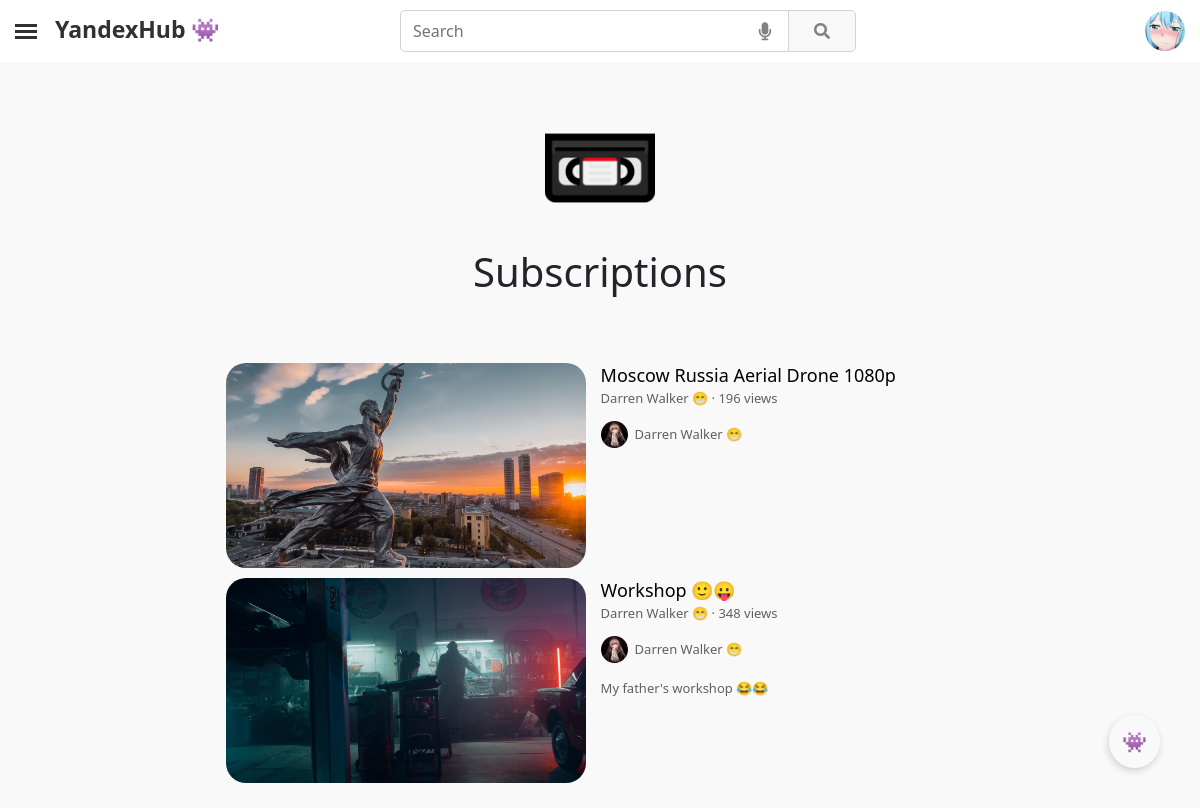
/subscriptions/ (signed in), run on an earlier commit of the app's database.
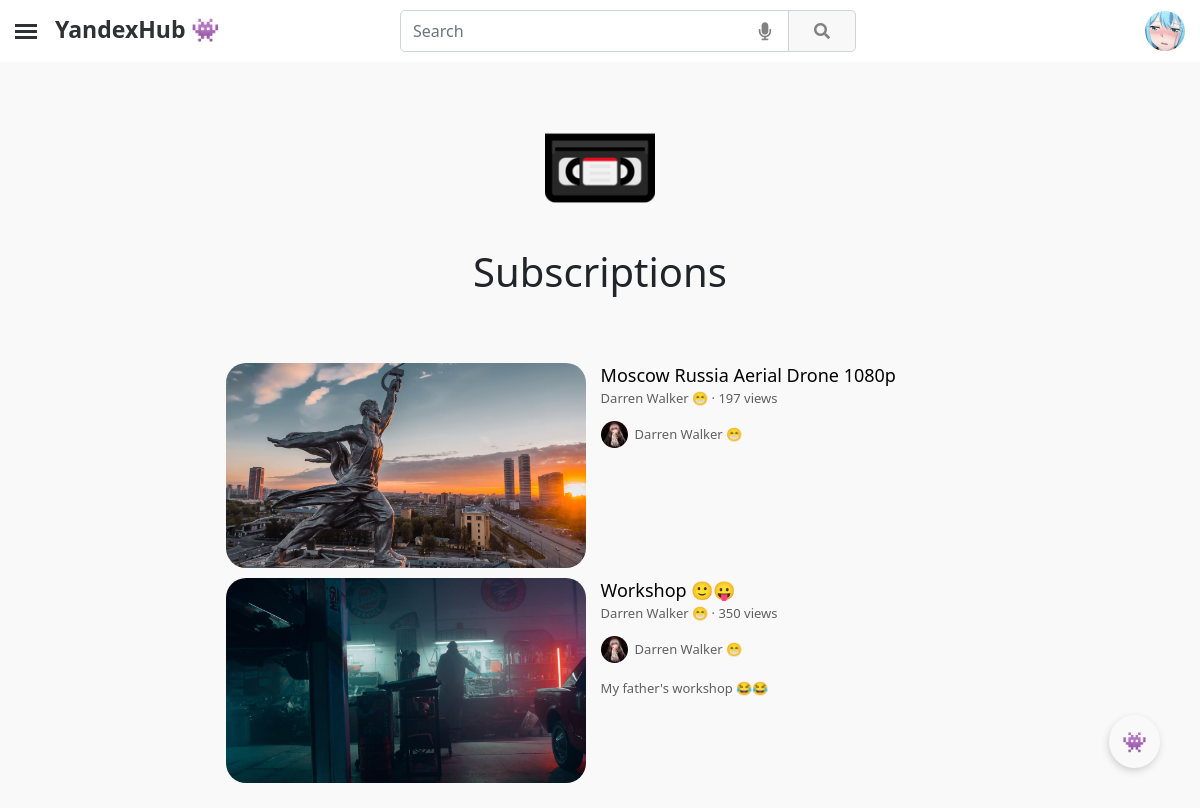
And on a later commit of the database.
### YandexHub/apps/mainapp/models.py (models this page shows, shortened)
class CustomUser(AbstractUser):
    user_id = models.CharField(blank=True, null=True, max_length=24)
    email = models.EmailField(null=True, unique=True)
    username = models.CharField(blank=True, null=True, max_length=25)
    avatar = models.ImageField(blank=True, null=True, upload_to = 'avatars/', default='avatars/default/default_avatar.png')
    banner = models.ImageField(blank=True, null=True, upload_to='users_banners/')
    all_views = models.BigIntegerField(default=0)
    all_comments = models.BigIntegerField(default=0)
    all_likes = models.BigIntegerField(default=0)
    all_dislikes = models.BigIntegerField(default=0)
    all_subscribers = models.BigIntegerField(default=0)
    all_notifications = models.BigIntegerField(default=0)
    all_posts_likes = models.BigIntegerField(default=0)
    all_posts_dislikes = models.BigIntegerField(default=0)
    description = models.TextField(blank=True, null=True, max_length=5000)
    contact_email  = models.CharField(blank=True, null=True, max_length=75)
    location = models.CharField(blank=True, null=True, max_length=50)
    vk_link = models.CharField(blank=True, null=True, max_length=150)
    instagram_link = models.CharField(blank=True, null=True, max_length=150)
    facebook_link = models.CharField(blank=True, null=True, max_length=150)
    reddit_link = models.CharField(blank=True, null=True, max_length=150)
    telegram_link = models.CharField(blank=True, null=True, max_length=150)
    twitter_link = models.CharField(blank=True, null=True, max_length=150)
    website_link = models.CharField(blank=True, null=True, max_length=150)
    telegram = models.CharField(blank=True, null=True, max_length=150)
    date_created = models.DateTimeField(auto_now_add=True, db_index=True)
    REQUIRED_FIELDS = ['username']
    USERNAME_FIELD = 'email'

class Video(models.Model):
    video_id = models.CharField(blank=True, null=True, max_length=32)
    creator = models.ForeignKey(CustomUser, on_delete=models.CASCADE, null=False, related_name='video_creator')
    video = models.FileField(upload_to='videos/')
    video_banner = models.ImageField(upload_to='video_banners/')
    views = models.BigIntegerField(default=0)
    likes = models.BigIntegerField(default=0)
    dislikes = models.BigIntegerField(default=0)
    comments = models.BigIntegerField(default=0)
    coefficient = models.FloatField(default=0)
    title = models.CharField(max_length=150)
    description = models.TextField(blank=True, null=True, max_length=1000000)
    date_created = models.DateTimeField(auto_now_add=True, db_index=True)

### YandexHub/apps/mainapp/views.py (the view)
# urls.py: path('subscriptions/', SubscriptionsView.as_view(), name='subscriptions__page'),
class SubscriptionsView(TemplateView):
    template_name = 'user/other/subscriptions.html'
    def get_context_data(self, **kwargs):
        context = super(SubscriptionsView, self).get_context_data(**kwargs)
        if self.request.user.is_authenticated:
            n = 0
            videos = []
            for i in Subscribe.objects.filter(subscriber=self.request.user):
                for j in Video.objects.filter(creator=i.channel).order_by("-date_created"):
                    videos.append(j)
                n += 1
                if n > 100:
                    break
        else:
            videos = []
        context['title'] = 'Subscriptions 🎞'
        context['videos'] = videos
        return context

### YandexHub/apps/mainapp/templatetags/poll_extras.py (called while the page is built)
@register.filter(name='brief_views_format')
@stringfilter
def brief_views_format(arg):
    if int(arg) < 1000000:
        if int(arg) == 1:
            return '1 view'
        elif int(arg) < 1000:
            return f'{arg} views'
        else:
            return f"{str_fixed(float(int(arg)/1000), int(arg), 1, 'views')}K views"
    elif int(arg) < 1000000000:
        return f"{str_fixed(float(int(arg)/1000000), int(arg), 1, 'views')}M views"
    elif int(arg) < 1000000000000:
        return f"{str_fixed(float(int(arg)/1000000000), int(arg), 1, 'views')}B views"
    else:
        return ''

@register.filter(name='html_to_text')
@stringfilter
def html_to_text(html):
    cleanr = re.compile('<.*?>')
    cleantext = re.sub(cleanr, '', html)
    return cleantext

### YandexHub/apps/mainapp/templates/user/other/subscriptions.html (shortened to what this page needs)
{% extends "main.html" %}
{% block content %}
{% load poll_extras %}
{% load static %}
<main role="main" style="margin-top: 35px;">
    <div class="block-content">
        {% if request.user.is_authenticated %}
        <section class="py-3 text-center container-fluid">
            <div class="row" style="padding-bottom: 1rem!important;">
                <div class="col-lg-12 col-md-8 mx-auto">
                    <img class="banner-icon" src="{% static 'media/site/icons/videocassette.png' %}">
                    <h1 style="margin-bottom: 25px;">Subscriptions</h1>
                </div>
            </div>
        </section>
        {% if videos %}
        {% for i in videos %}
        <div class="card" style="height: 205px; margin-top: 10px;">
            <div class="row g-0" style="width: 65%; position: relative; margin-left: auto; margin-right: auto;">
                <div class="col-md-4" style="left: 0; position: absolute;">
                    <a style="cursor: pointer;" onclick="transition_link(`{% url 'video__page' i.video_id %}`)">
                        <div class="img"
                            style="width: 360px; height: 205px; border-radius: 20px; background-image: url({{i.video_banner.url}});">
                        </div>
                    </a>
                </div>
                <div class="col-md-8" style="top: 0; position: absolute; left: 365px;">
                    <div style="padding-top: 0; margin-left: 10px;">
                        <a style="cursor: pointer;" onclick="transition_link(`{% url 'video__page' i.video_id %}`)">
                            <p style="font-size: 18px; margin-bottom: -2px; color: #000;">{{ i.title }}</p>
                        </a>
                        <small style="color: #606060; font-size: 13px;"><a style="color: #606060; cursor: pointer;"
                                onclick="transition_link(`{% url 'channel__page' i.creator.user_id %}`)">{{i.creator.username}}</a>
                            · {{i.views|brief_views_format}}</small>
                        <a style="cursor: pointer;"
                            onclick="transition_link(`{% url 'channel__page' i.creator.user_id %}`)">
                            <small style="display: block; margin-top: 12px; font-size: 13px; color: #606060;">
                                <div class="img"
                                    style="display: inline-block; margin-right: 7px; width: 27px; height: 27px; border-radius: 50%; background-image: url({{i.creator.avatar.url}});">
                                </div>
                                <div style="display: inline-block; position: absolute; margin-top: 4px;">
                                    {{i.creator.username}}</div>
                            </small>
                        </a>
                        <small
                            style="display: block; color: #606060; font-size: 13px; margin-top: 12px;">{{i.description|html_to_text|truncatechars:340}}</small>
                    </div>
                </div>
            </div>
        </div>
        {% endfor %}
        {% else %}
        <h2 style="text-align: center; margin-bottom: 40px;">You don't have any subscriptions. To subscribe to a user,
            click on the Subscribe button in their profile or under their video.</h2>
        {% endif %}
        {% endif %}
    </div>
</main>
{% endblock %}

### YandexHub/apps/mainapp/templates/main.html (shortened to what this page needs)
{% load static %}
{% load poll_extras %}
<!DOCTYPE html>
<html>
<head>
    <link href="https://cdn.jsdelivr.net/npm/bootstrap@5.0.0-beta3/dist/css/bootstrap.min.css" rel="stylesheet"
>
    <link href="https://use.fontawesome.com/releases/v5.0.13/css/all.css" rel="stylesheet">
    <link href="{% static 'css/index.css' %}" rel="stylesheet">
    <link href="{% static 'css/predloader.css' %}" rel="stylesheet">
</head>
<body translate="no" class="wrapper animated-show animated-show-active"
    style="background: #F9F9F9; margin-bottom: 25px;" id="body">
    {% include "components/site/sidebar.html" %}
    {% include "components/site/navbar.html" %}
    {% block content %}{% endblock %}
    <a class="link-vk" href="https://vk.com/v.chap" target="_blank" data-bs-toggle="tooltip" data-bs-placement="left"
        title="Contact the main developer">👾</a>
</body>
</html>

### YandexHub/apps/mainapp/templates/components/site/sidebar.html (shortened to what this page needs)
{% load static %}
<label for="openSidebarMenu" class="sidebarIconToggle">
</label>

### YandexHub/apps/mainapp/templates/components/site/navbar.html (shortened to what this page needs)
{% load static %}
<nav class="navbar sticky-top navbar-light">
    <label for="openSidebarMenu" class="sidebarIconToggle">
        <div class="spinner diagonal part-1"></div>
        <div class="spinner horizontal"></div>
        <div class="spinner diagonal part-2"></div>
    </label>
    {% if request.user.is_authenticated %}
    <a class="navbar-brand logo-block" rel="home" style="cursor: pointer;"
        onclick="transition_link(`{% url 'main__page' %}`)">
        <div class="logo-main-block">
            <b class="logo">YandexHub 👾</b>
        </div>
    </a>
    {% endif %}
    <div class="d-flex container search-bar">
        <div class="input-group search-block">
            <input id="search-input" type="text" class="form-control" style="border-radius: 5px 0 0 5px; margin-left: 120px !important;"
                placeholder="Search" aria-label="Search" aria-describedby="input-group-1" autocomplete="off">
            <div id="voice-trigger" data-bs-toggle="tooltip" data-bs-placement="bottom" title="Voice search">
                <i class="fas fa-microphone"></i>
            </div>
            <div class="input-group-append">
                <button class="btn btn-secondary" class="input-group-text" id="search-button" onclick="search()">
                    <i class="fa fa-search"></i>
                </button>
            </div>
        </div>
    </div>
    {% if request.user.is_authenticated %}
    <div class="dropdown wrapper-dropdown-3">
        <a role="button" id="dropdownMenuLink" data-bs-toggle="dropdown" aria-expanded="false">
            <div class="avatar-video-img img"
                style="width: 40px; height: 40px; margin-right: 15px; background-image: url({{request.user.avatar.url}});">
            </div>
        </a>
    </div>
    {% else %}
    <a class="btn btn-outline-primary" onclick="transition_link(`{% url 'signin' %}`)"
        style="border-radius: 5px; margin-right: 15px; cursor: pointer;"><i class="far fa-user"></i> Sign In</a>
    {% endif %}
</nav>

### YandexHub/apps/mainapp/templates/components/site/message.html (shortened to what this page needs)
{% load static %}

### static/css/index.css (style rules this page uses)
body { -webkit-animation: fade-in 0.5s linear; -moz-animation: fade-in 0.5s linear; -o-animation: fade-in 0.5s linear; animation: fade-in 0.5s linear; }
.row { justify-content: left !important; }
p, a, small { line-height: normal !important; }
.img, img { background-repeat: no-repeat; background-position: center; background-size: cover; }
a { text-decoration: none; }
.card { border-radius: 1.25rem; height: 340px; border: none; background: #f9f9f9; }
.avatar-video-img { width: 45px; height: 45px; margin-right: 10px; border-radius: 50%; }
.row { display: flex; align-items: center; justify-content: center; height: 100%; }
@media (max-width: 3440px) { .block-content { margin-left: 22%; margin-right: 22%; } }
@media (max-width: 2560px) { .block-content { margin-left: 15%; margin-right: 15%; } }
@media (max-width: 1920px) { .search-bar { width: 40% !important; } }
@media (max-width: 1920px) { .block-content { margin-left: 6%; margin-right: 6%; } }
@media (max-width: 1680px) { .block-content { margin-left: 2%; margin-right: 2%; } }
@media (max-width: 1440px) { .block-content { margin-left: 2%; margin-right: 2%; } }
@media (max-width: 1366px) { .search-bar { width: 50% !important; } }
@media (max-width: 1366px) { .block-content { margin-left: 2%; margin-right: 2%; } }
.sidebarIconToggle { transition: all 0.3s; box-sizing: border-box; cursor: pointer; position: absolute; z-index: 99; height: 100%; width: 100%; top: 24px; left: 15px; height: 22px; width: 22px; }
.spinner { transition: all 0.3s; box-sizing: border-box; position: absolute; height: 3px; width: 100%; background-color: #2f3133; }
.horizontal { transition: all 0.3s; box-sizing: border-box; position: relative; float: left; margin-top: 3px; }
.diagonal.part-1 { position: relative; transition: all 0.3s; box-sizing: border-box; float: left; }
.diagonal.part-2 { transition: all 0.3s; box-sizing: border-box; position: relative; float: left; margin-top: 3px; }
.wrapper-dropdown-3 { position: relative; cursor: pointer; outline: none; padding-left: 120px !important; font-weight: bold; color: #212529; }
.banner-icon { width: 110px; margin-bottom: 25px; height: auto; }
main { margin-top: 35px; }
.logo { font-size: 23px; font-weight: 700; color: #2f3133; position: relative; bottom: -1px; }
.link-vk { position: fixed; bottom: 40px; right: 40px; background-color: var(--dropdown-bg); box-shadow: -1px 3px 8px -1px rgb(0 0 0 / 20%); padding: 13px; border-radius: 50%; z-index: 3; cursor: pointer; font-size: 20px; }
#search-button { padding-top: 8px; padding-bottom: 8px; padding-left: 25px; padding-right: 25px; border-radius: 0 5px 5px 0; background-color: #f8f8f8; border-color: #ced4da; color: #828282; }
#voice-trigger { position: absolute; right: 85px; color: #828282; top: 8px; font-size: 18px; cursor: pointer; }
.navbar-light { padding: 10px 0 10px 0; background-color: #fff; }
.logo-main-block { max-width: 40px; margin-top: -6px; margin-left: 55px; }
.search-bar { width: 30%; }

### static/css/predloader.css (style rules this page uses)
.animated-show { opacity: 0; transition: opacity 0.5s ease-out; }
.animated-show.animated-show-active { opacity: 1; }

What changed in the data, as far as the page shows it:
changed Video "Moscow Russia Aerial Drone 1080p": views|brief_views_format "196 views" → "197 views"
changed Video "Workshop 🙂😛": views|brief_views_format "348 views" → "350 views"
